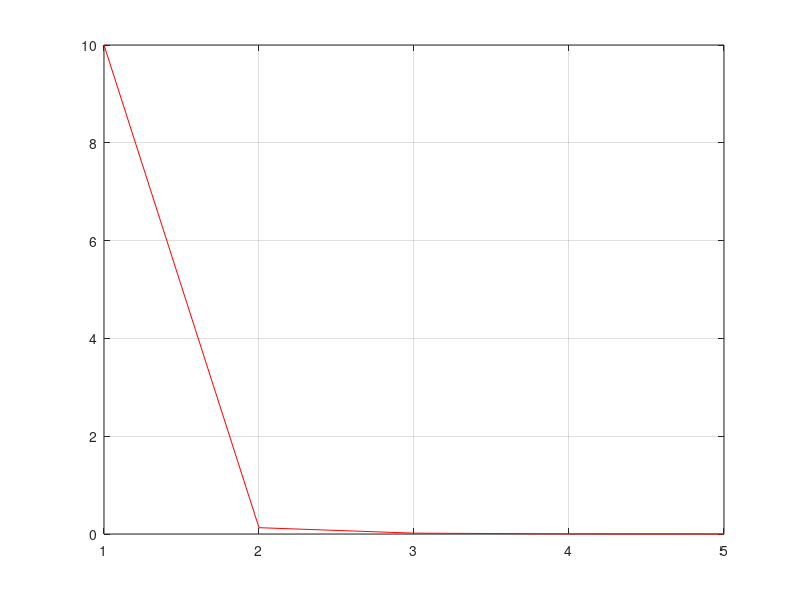

The MATLAB script that drew this image:
init_value = 2

i = 1;
e(i) = 10;
while (e(i) > 0.001)
    if(i == 1)
        x(i) = init_value;
    end
    g(i) = real(sqrt((x(i)+5)/2));
    i = i+1;
    x(i) = g(i-1);
    e(i) = abs(x(i-1)-x(i));
    if (e(i)>50);
        break;
    end
end
tamanio = size (e)
ite = 1:1:tamanio (2);

plot (ite,e, 'color', [1 0 0])
grid on














